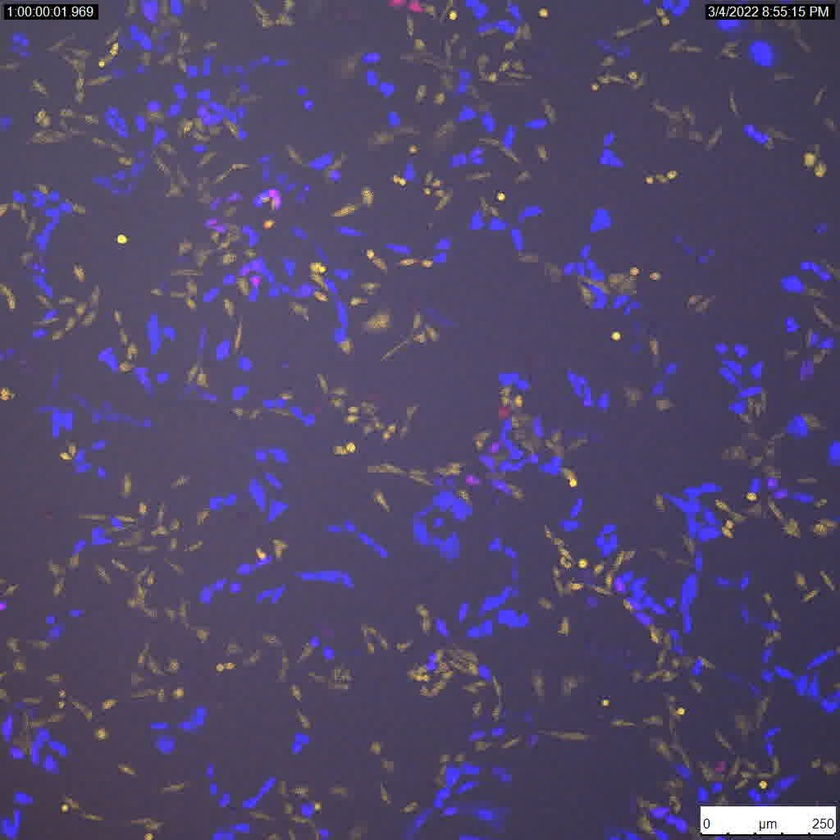
#> input picture vision/frame.jpg, 840 x 840 px, shrunk from 1024 x 1024 before the run
$ python -i find_ellips.py   (imports and definitions only)
#> lines starting #> are read from the running program, lines starting #| are printed output that depends on the picture; after the words box and inside, x2 and y2 are one past the last pixel; in counts of white or black regions, pixels touching at a corner belong together
#> further down, picture is the input picture: shape (840, 840, 3); mean B, G, R 106.4, 72.2, 81.1
import cv2
import numpy as np
import enum

class ContourType(enum.Enum):
    ELLIPSE = 1
    CONVEX_HULL = 2
class ContourColor(enum.Enum):
    YELLOW = 1
    BLUE = 2
    RED = 3

def fit_contour(
        img: np.ndarray,
        original_img: np.ndarray,
        contour_type: ContourType,
        contour_color: ContourColor) -> None:
    """
    This function has lots of commented out places,
    do not delete them, you can use it for debugging.
    """

    shapes = []
    img = cv2.cvtColor(img, cv2.COLOR_BGR2GRAY)
    _, thresh = cv2.threshold(img, 127, 255, 0)
    contours, _ = cv2.findContours(thresh, cv2.RETR_TREE, cv2.CHAIN_APPROX_SIMPLE)


    if contour_color == ContourColor.YELLOW:
        draw_color = (0, 255, 255)
    elif contour_color == ContourColor.BLUE:
        draw_color = (255, 0, 0)
    elif contour_color == ContourColor.RED:
        draw_color = (0, 0, 255)

    for contour in contours:
        try:
            if contour_type == ContourType.ELLIPSE:
                ellipse = cv2.fitEllipse(contour)
                #cv2.ellipse(original_img, ellipse, draw_color, 1)
                shapes.append(ellipse)
            elif contour_type == ContourType.CONVEX_HULL:
                hull = cv2.convexHull(contour)
                cv2.drawContours(original_img, [hull], 0, draw_color, 1)
                # flatten and change the types to float64 hull
                hull = np.array(hull).reshape(-1, 2).astype(np.float64)
                shapes.append(hull)
        except cv2.error:
            continue

        last_shape = shapes[-1]
        if len(last_shape) <= 2:
            print("found shape with len <= 2: ", last_shape)
            shapes.pop()

    return shapes


def execute_cell_separation_from_img(img: np.ndarray) -> np.ndarray:

    #img = cv2.imread("images/clustered_frame_23_jan.png")
    blue_masked_img = np.zeros((len(img), len(img[0]), 3), np.uint8)
#> blue_masked_img: shape (840, 840, 3); every value is 0
    yellow_masked_img = np.zeros((len(img), len(img[0]), 3), np.uint8)
    red_masked_img = np.zeros((len(img), len(img[0]), 3), np.uint8)

    img_height = len(img)
#> img_height = 840
    img_width = len(img[0])
#> img_width = 840
    # mask out every color other than yellow, blue or red!
    # writing this code in an optimized way, so it is a bit cryptic
    for i in range(img_height):
        for j in range(img_width):
            # currently these are the values set in the kmeans_train for yellow!
            if img[i][j][2] == 255:
                if img[i][j][1] == 255:
                    # color is [0, 255, 255]
                    yellow_masked_img[i][j] = [255, 255, 255]
                    # no need for these, since they are already black
                    #blue_masked_img[i][j] = [0, 0, 0]
                    #red_masked_img[i][j] = [0, 0, 0]
                    img[i][j] = [0, 127, 127]

                else:
                    # color is [0, 0, 255]
                    red_masked_img[i][j] = [255, 255, 255]
                    # no need for these, since they are already black
                    #yellow_masked_img[i][j] = [0, 0, 0]
                    #blue_masked_img[i][j] = [0, 0, 0]
                    img[i][j] = [0, 0, 127]

            elif img[i][j][0] == 255:
                # color is [255, 0, 0]

                blue_masked_img[i][j] = [255, 255, 255]
                # no need for these, since they are already black
                #yellow_masked_img[i][j] = [0, 0, 0]
                #red_masked_img[i][j] = [0, 0, 0]
                img[i][j] = [127, 0, 0]
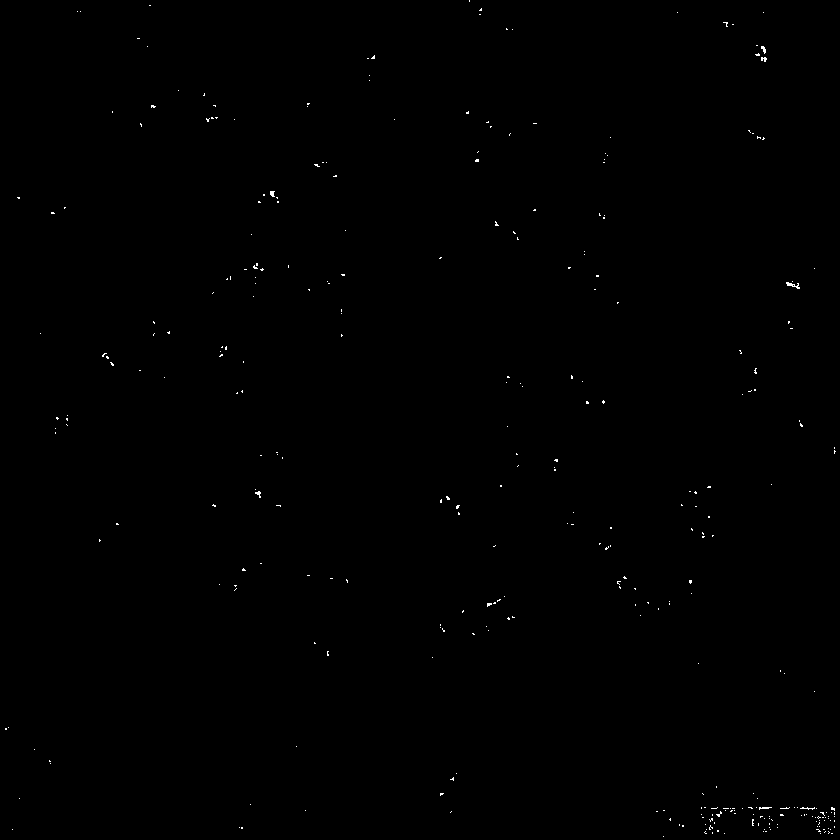
#> blue_masked_img: shape (840, 840, 3); 0.18% white in thin lines or dots
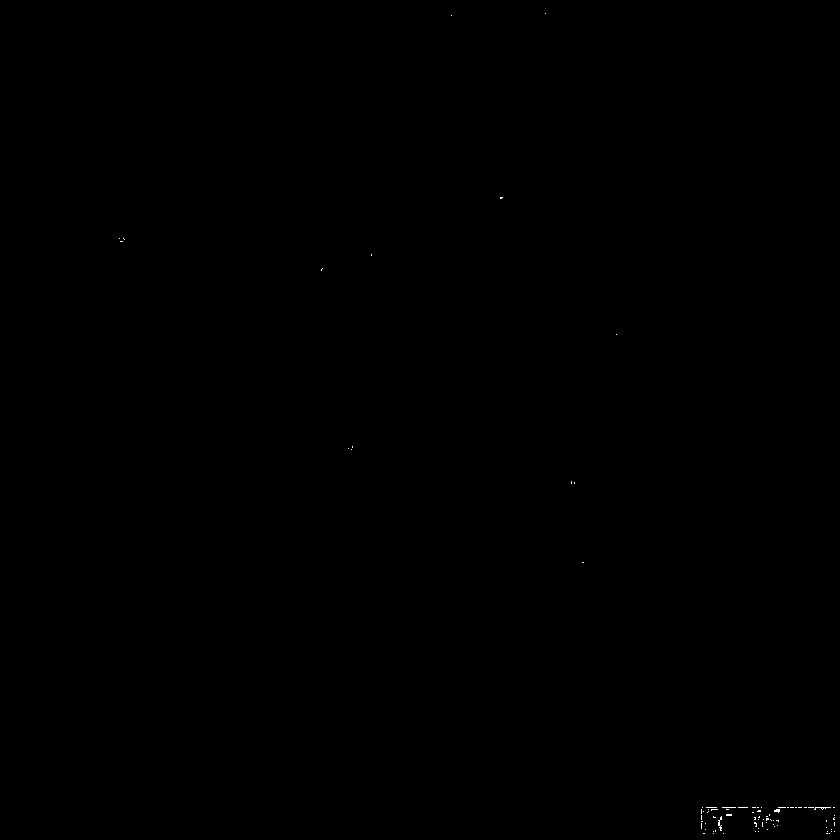
#> red_masked_img: shape (840, 840, 3); 0.04% white in thin lines or dots, all inside (x1, y1, x2, y2) = (119, 13, 835, 834)
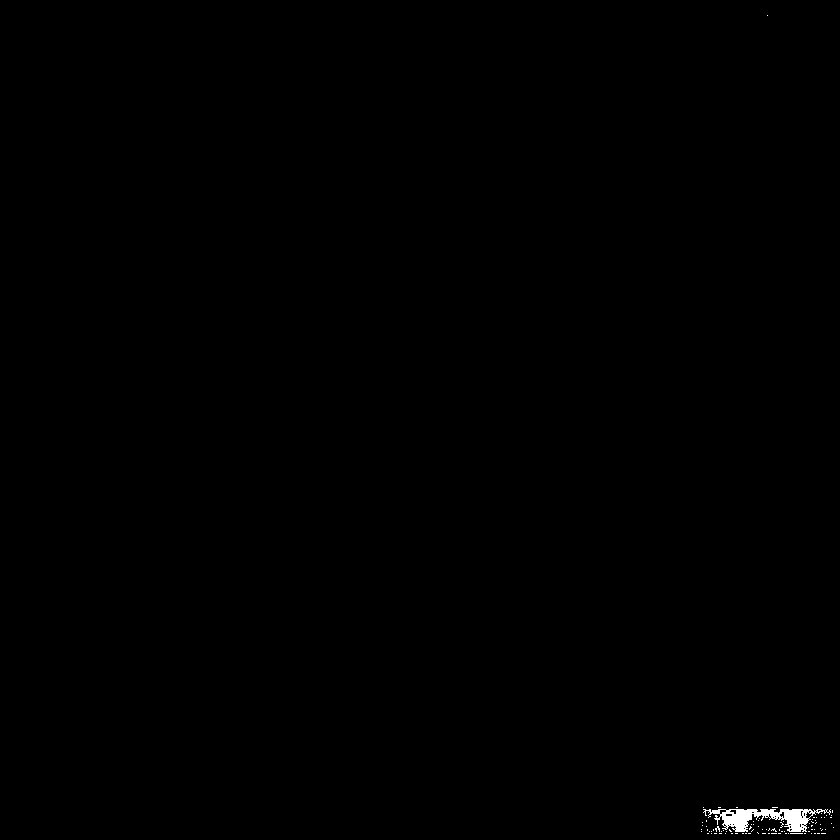
#> yellow_masked_img: shape (840, 840, 3); 0.22% white; 86 white regions (85 under 20 px), largest, box (x1, y1, x2, y2) and area: (703, 809, 831, 832) 1375

    """
    fit_contour(yellow_masked_img, img, ContourType.CONVEX_HULL, ContourColor.YELLOW)
    fit_contour(blue_masked_img, img, ContourType.CONVEX_HULL, ContourColor.BLUE)
    fit_contour(red_masked_img, img, ContourType.CONVEX_HULL, ContourColor.RED)
    """
    res = \
        fit_contour(yellow_masked_img, img, ContourType.CONVEX_HULL, ContourColor.YELLOW) + \
        fit_contour(blue_masked_img, img, ContourType.CONVEX_HULL, ContourColor.BLUE) + \
        fit_contour(red_masked_img, img, ContourType.CONVEX_HULL, ContourColor.RED)
#> in fit_contour, `img = cv2.cvtColor(img, cv2.COLOR_BGR2GRAY)`: img: shape (840, 840); 0.22% white; 86 white regions (85 under 20 px)
#> in fit_contour, `contours, _ = cv2.findContours(thresh, cv2.RETR_TREE, cv2.CHAIN_APPROX..`: contours = 126 contours, 121 with area under 20; largest, box (x1, y1, x2, y2) and area: (703, 809, 831, 832) 1298, (805, 811, 813, 819) 30, (719, 809, 727, 815) 24, (779, 811, 785, 819) 23, (729, 809, 737, 815) 23
#> the loop in fit_contour, `for contour in contours:` made 126 passes
#> (contour, last_shape) on passes 41, 47, 54: ([[729, 829], [729, 830], [730, 831], [731, 831]], [[731, 831], [730, 831], [729, 830], [729, 829]]), ([[769, 828], [769, 829], [768, 830], [769, 829]], [[769, 829], [768, 830], [769, 828]]), ([[811, 825], [811, 826], [812, 825]], [[812, 825], [811, 826], [811, 825]])
#> last_shape on passes 1 to 6: [[825, 833], [821, 833]], [[819, 833], [817, 833]], [[815, 833], [814, 833]], [[811, 833]], [[805, 833], [804, 833]], [[802, 833], [790, 833]]
#| found shape with len <= 2:  [[825. 833.]
#|  [821. 833.]]
#| found shape with len <= 2:  [[819. 833.]
#|  [817. 833.]]
#| found shape with len <= 2:  [[815. 833.]
#|  [814. 833.]]
#| found shape with len <= 2:  [[811. 833.]]
#| found shape with len <= 2:  [[805. 833.]
#|  [804. 833.]]
#| found shape with len <= 2:  [[802. 833.]
#> (further printed lines are left out)
#> after the loop in fit_contour, `for contour in contours:`: shapes = 49 items
#> in fit_contour (call 2), `shapes = []`: shapes = []
#> in fit_contour (call 2), `img = cv2.cvtColor(img, cv2.COLOR_BGR2GRAY)`: img: shape (840, 840); 0.18% white in thin lines or dots
#> in fit_contour (call 2), `contours, _ = cv2.findContours(thresh, cv2.RETR_TREE, cv2.CHAIN_APPROX..`: contours = 331 contours, 330 with area under 20; largest, box (x1, y1, x2, y2) and area: (786, 282, 800, 289) 24
#> the loop in fit_contour (call 2), `for contour in contours:` made 331 passes
#> (contour, last_shape) on passes 6, 11, 22, 28, 34, 47, 58: ([[828, 831], [829, 832], [828, 833], [829, 832]], [[829, 832], [828, 833], [828, 831]]), ([[717, 830], [717, 831], [718, 831], [718, 830]], [[718, 830], [718, 831], [717, 831], [717, 830]]), ([[241, 827], [241, 828], [242, 828], [242, 827]], [[242, 827], [242, 828], [241, 828], [241, 827]]), ([[682, 825], [682, 826], [683, 826], [683, 825]], [[683, 825], [683, 826], [682, 826], [682, 825]]), ([[819, 822], [819, 823], [818, 824], [819, 823]], [[819, 823], [818, 824], [819, 822]]), ([[670, 818], [669, 819], [670, 820]], [[670, 820], [669, 819], [670, 818]]), ([[760, 816], [760, 817], [761, 816], [762, 816]], [[762, 816], [760, 817], [760, 816]])
#> last_shape on passes 1, 2, 3, 4, 5, 7: [[663, 836]], [[832, 833], [831, 833]], [[820, 833]], [[724, 833]], [[712, 833], [712, 832]], [[825, 831], [824, 832]]
#| found shape with len <= 2:  [[663. 836.]]
#| found shape with len <= 2:  [[832. 833.]
#|  [831. 833.]]
#| found shape with len <= 2:  [[820. 833.]]
#| found shape with len <= 2:  [[724. 833.]]
#| found shape with len <= 2:  [[712. 833.]
#|  [712. 832.]]
#| found shape with len <= 2:  [[825. 831.]
#|  [824. 832.]]
#| found shape with len <= 2:  [[766. 831.]
#> (further printed lines are left out)
#> after the loop in fit_contour (call 2), `for contour in contours:`:
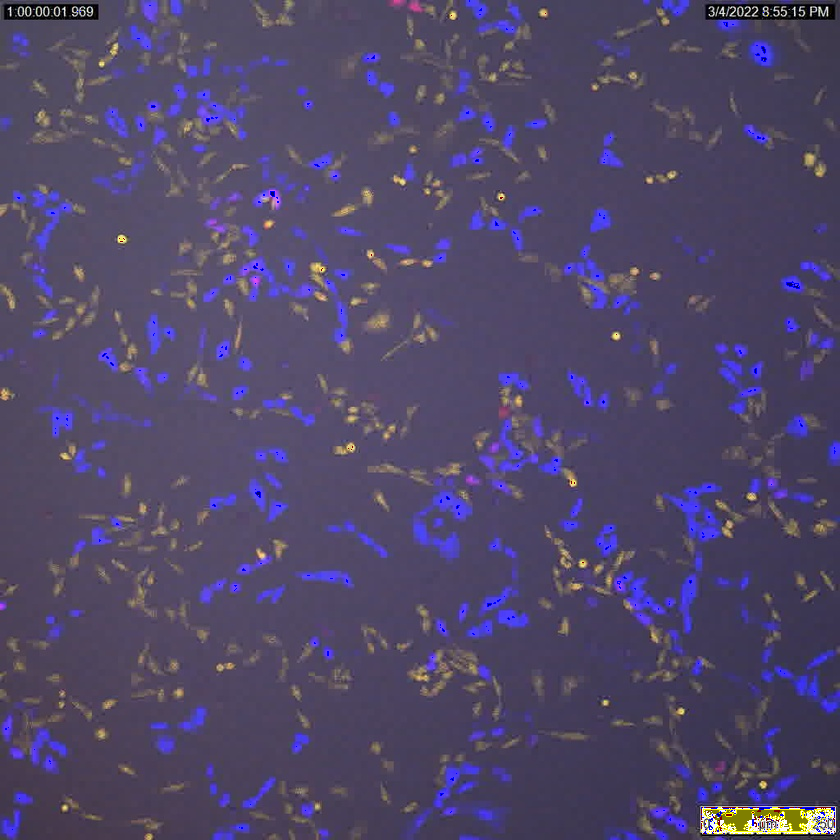
#> original_img: shape (840, 840, 3); mean B, G, R 105.7, 71.7, 80.6
#> after the loop in fit_contour (call 2), `for contour in contours:`: shapes = 148 items
#> in fit_contour (call 3), `shapes = []`: shapes = []
#> in fit_contour (call 3), `contours, _ = cv2.findContours(thresh, cv2.RETR_TREE, cv2.CHAIN_APPROX..`: contours = 85 contours, all with area under 20
#> the loop in fit_contour (call 3), `for contour in contours:` made 85 passes
#> (contour, last_shape) on passes 29, 38, 40, 44, 48, 51: ([[776, 820], [777, 820], [778, 821], [778, 820]], [[778, 820], [778, 821], [776, 820]]), ([[759, 816], [758, 817], [759, 817]], [[759, 817], [758, 817], [759, 816]]), ([[713, 816], [713, 817], [715, 817], [714, 817]], [[715, 817], [713, 817], [713, 816]]), ([[726, 814], [726, 815], [731, 815], [731, 814]], [[731, 814], [731, 815], [726, 815], [726, 814]]), ([[758, 810], [757, 811], [760, 811], [760, 810]], [[760, 810], [760, 811], [757, 811], [758, 810]]), ([[711, 809], [711, 810], [712, 809], [717, 809]], [[717, 809], [711, 810], [711, 809]])
#> last_shape on passes 1 to 6: [[829, 833]], [[827, 833], [826, 833]], [[723, 833]], [[713, 833]], [[704, 833], [703, 833]], [[834, 831]]
#> after the loop in fit_contour (call 3), `for contour in contours:`:
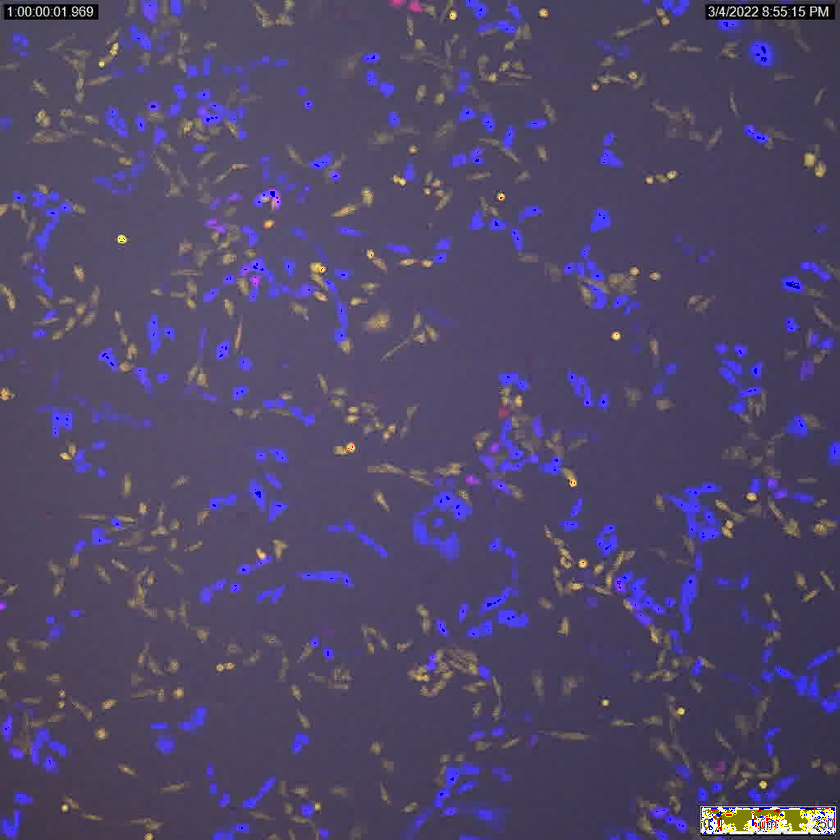
#> original_img: shape (840, 840, 3); 0.05% of pixels changed, all inside (x1, y1, x2, y2) = (119, 13, 835, 834)

    # Show keypoints
    cv2.imshow("", img)
    #cv2.imshow("Keypoints", im_with_keypoints)
    #cv2.waitKey(0)

    return res


>>> import cv2
>>> picture = cv2.imread('../../vision/frame.jpg')
>>> result = execute_cell_separation_from_img(picture)
